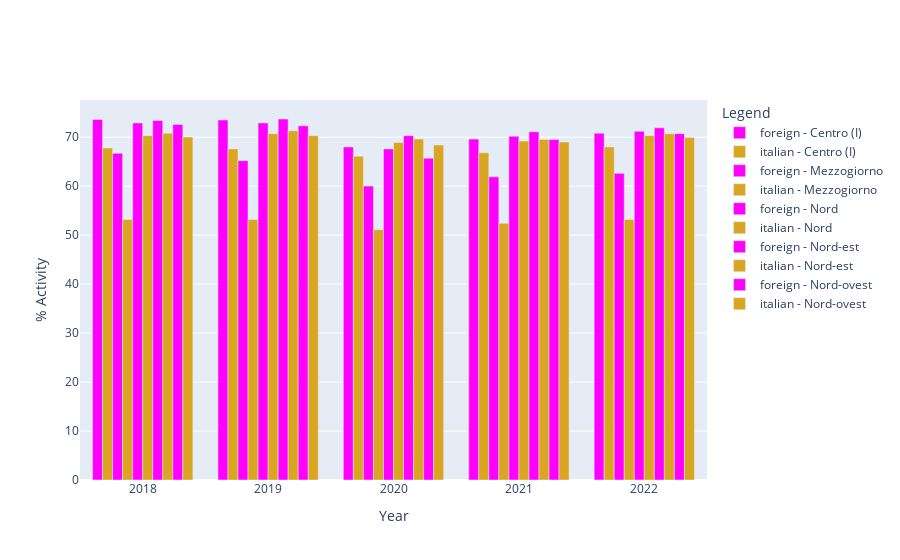

The code cell stored with this chart in its notebook:
### Code cell
import plotly.express as px
import plotly.graph_objects as go
import pandas as pd

# Assuming 'mashup' is your DataFrame
df = mashup

# Create a figure with a bar plot
fig = go.Figure()

# Iterate over the territories and citizenships to add bars
for territory in df['Territory'].unique():
    for citizenship in df['Citizenship'].unique():
        filtered_df = df[(df['Territory'] == territory) & (df['Citizenship'] == citizenship)]

        fig.add_trace(go.Bar(
            x=filtered_df['Year'],
            y=filtered_df['% Activity'],
            name=f'{citizenship} - {territory}',
            marker_color='goldenrod' if citizenship == 'italian' else 'magenta'  # You can customize the color
        ))

# Update layout
fig.update_layout(barmode='group',  # 'group' for grouped bars, 'stack' for stacked bars
                  xaxis_title='Year',
                  yaxis_title='% Activity',
                  legend_title='Legend',
                  )

# Add a second y-axis
fig.update_layout(yaxis2=dict(title='Unemployment rate', overlaying='y', side='right'))

# Show the figure
fig.show()

### Figure 1 — Plotly figure (JSON) as saved in the notebook; plotly's stock layout.template omitted (floating-point values rounded to 4 significant figures)
{"data": [{"marker": {"color": "magenta"}, "name": "foreign - Centro (I)", "type": "bar", "x": [2018, 2019, 2020, 2021, 2022], "y": [73.6, 73.5, 68, 69.6, 70.8]}, {"marker": {"color": "goldenrod"}, "name": "italian - Centro (I)", "type": "bar", "x": [2018, 2019, 2020, 2021, 2022], "y": [67.8, 67.6, 66.1, 66.8, 68]}, {"marker": {"color": "magenta"}, "name": "foreign - Mezzogiorno", "type": "bar", "x": [2018, 2019, 2020, 2021, 2022], "y": [66.7, 65.2, 60, 61.9, 62.6]}, {"marker": {"color": "goldenrod"}, "name": "italian - Mezzogiorno", "type": "bar", "x": [2018, 2019, 2020, 2021, 2022], "y": [53.2, 53.2, 51.1, 52.4, 53.2]}, {"marker": {"color": "magenta"}, "name": "foreign - Nord", "type": "bar", "x": [2018, 2019, 2020, 2021, 2022], "y": [72.9, 72.9, 67.6, 70.2, 71.2]}, {"marker": {"color": "goldenrod"}, "name": "italian - Nord", "type": "bar", "x": [2018, 2019, 2020, 2021, 2022], "y": [70.3, 70.7, 68.9, 69.2, 70.3]}, {"marker": {"color": "magenta"}, "name": "foreign - Nord-est", "type": "bar", "x": [2018, 2019, 2020, 2021, 2022], "y": [73.4, 73.7, 70.3, 71.1, 71.9]}, {"marker": {"color": "goldenrod"}, "name": "italian - Nord-est", "type": "bar", "x": [2018, 2019, 2020, 2021, 2022], "y": [70.8, 71.3, 69.6, 69.5, 70.7]}, {"marker": {"color": "magenta"}, "name": "foreign - Nord-ovest", "type": "bar", "x": [2018, 2019, 2020, 2021, 2022], "y": [72.6, 72.3, 65.7, 69.5, 70.7]}, {"marker": {"color": "goldenrod"}, "name": "italian - Nord-ovest", "type": "bar", "x": [2018, 2019, 2020, 2021, 2022], "y": [70, 70.3, 68.4, 69, 69.9]}], "layout": {"barmode": "group", "legend": {"title": {"text": "Legend"}}, "xaxis": {"title": {"text": "Year"}}, "yaxis": {"title": {"text": "% Activity"}}, "yaxis2": {"overlaying": "y", "side": "right", "title": {"text": "Unemployment rate"}}}}
